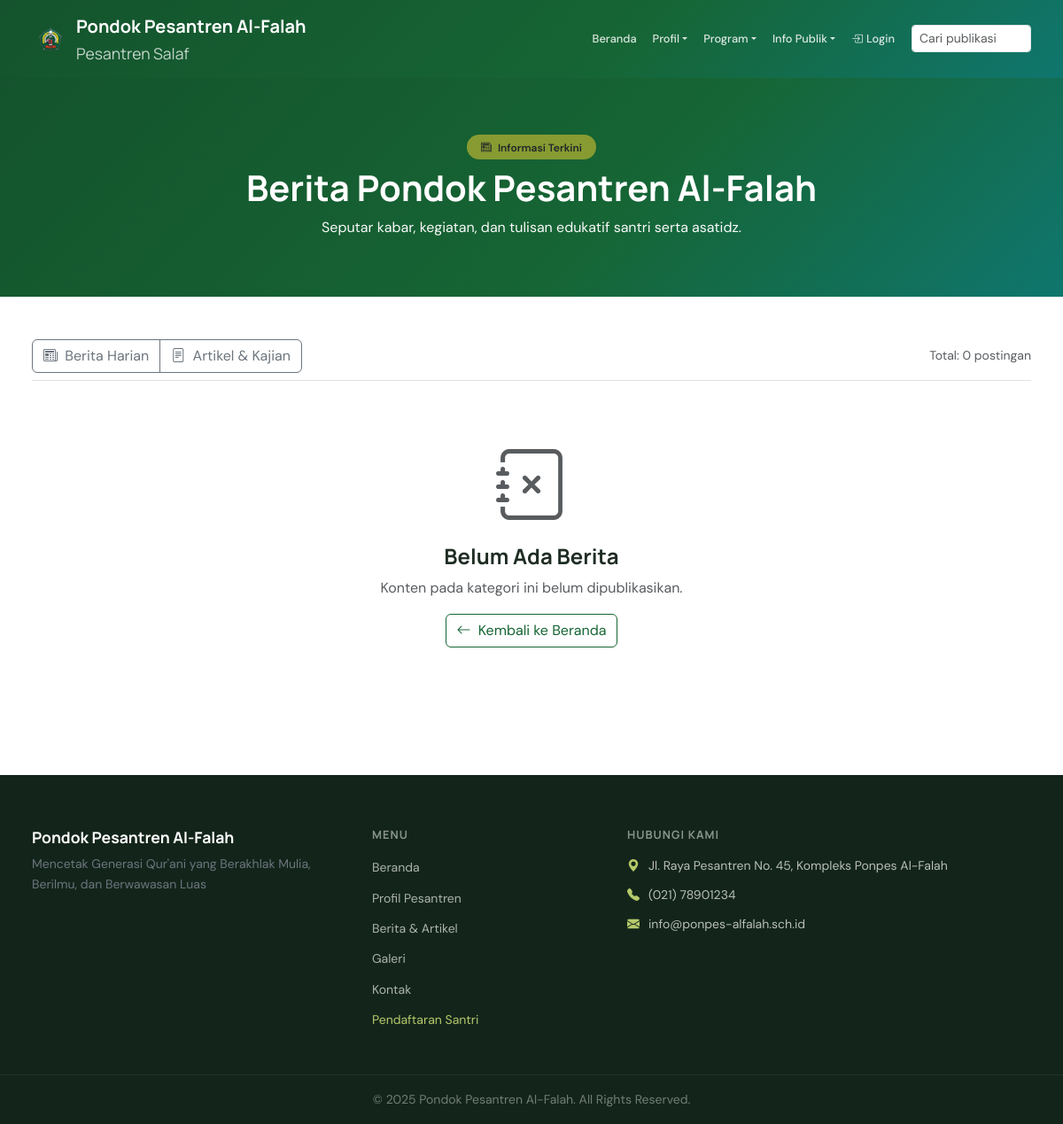
Page /berita?tipe=kegiatan on the committed database.
### tables this page shows
CREATE TABLE IF NOT EXISTS `pengaturan_web` (
  `id` INT UNSIGNED AUTO_INCREMENT PRIMARY KEY,
  `nama_pesantren` VARCHAR(150) NOT NULL DEFAULT 'Pesantren',
  `tagline` VARCHAR(255) DEFAULT NULL,
  `alamat` TEXT DEFAULT NULL,
  `telepon` VARCHAR(20) DEFAULT NULL,
  `email` VARCHAR(100) DEFAULT NULL,
  `logo` VARCHAR(255) DEFAULT NULL,
  `favicon` VARCHAR(255) DEFAULT NULL,
  `hero_bg` VARCHAR(255) DEFAULT NULL,
  `visi` TEXT DEFAULT NULL,
  `misi` TEXT DEFAULT NULL,
  `sejarah` TEXT DEFAULT NULL,
  `pengumuman` TEXT DEFAULT NULL,
  `beranda_sambutan` TEXT DEFAULT NULL,
  `tentang_konten` TEXT DEFAULT NULL,
  `publikasi_konten` TEXT DEFAULT NULL,
  `psb_aktif` TINYINT(1) DEFAULT 0 COMMENT '1=Buka, 0=Tutup',
  `psb_diniyyah_aktif` TINYINT(1) DEFAULT 1 COMMENT 'PSB jenjang diniyyah',
  `psb_tpq_aktif` TINYINT(1) DEFAULT 1 COMMENT 'PSB jenjang TPQ',
  `psb_tahun_ajaran` VARCHAR(20) DEFAULT NULL,
  `psb_keterangan` TEXT DEFAULT NULL,
  `footer_text` VARCHAR(255) DEFAULT NULL,
  `facebook_url` VARCHAR(255) DEFAULT NULL,
  `instagram_url` VARCHAR(255) DEFAULT NULL,
  `youtube_url` VARCHAR(255) DEFAULT NULL,
  `maps_embed` TEXT DEFAULT NULL,
  `updated_at` TIMESTAMP DEFAULT CURRENT_TIMESTAMP ON UPDATE CURRENT_TIMESTAMP
);

### app/controllers/BaseController.php (called while the page is built, shortened)
<?php
abstract class BaseController {
    protected array $pengaturan = [];
    public function __construct(PDO $pdo) {
        $this->pdo = $pdo;
        $this->pengaturan = get_pengaturan($pdo);
    }
    protected function view(string $view, array $data = [], string $layout = 'admin'): void {
        $data['pengaturan']   = $this->pengaturan;
        $data['current_user'] = current_user();
        $data['flash_success'] = get_flash('success');
        $data['flash_error']   = get_flash('error');
        $data['flash_warning'] = get_flash('warning');
        $view_content_file = ROOT_PATH . '/views/' . $view . '.php';
        $data['view_content_file'] = $view_content_file;
        $data['view_name'] = $view;
        extract($data);
        $layout_file = ROOT_PATH . '/views/layouts/' . $layout . '.php';
        require $layout_file;
    }
    protected function get(string $key, mixed $default = ''): mixed {
        return $_GET[$key] ?? $default;
    }
}

### app/helpers/functions.php (called while the page is built, shortened)
<?php
function paginate(int $total, int $page, int $per_page = ITEMS_PER_PAGE): array {
    $total_pages = max(1, ceil($total / $per_page));
    $page        = max(1, min($page, $total_pages));
    $offset      = ($page - 1) * $per_page;
    return [
        'total'       => $total,
        'per_page'    => $per_page,
        'page'        => $page,
        'total_pages' => $total_pages,
        'offset'      => $offset,
        'has_prev'    => $page > 1,
        'has_next'    => $page < $total_pages,
    ];
}
function e(mixed $val): string {
    return htmlspecialchars((string)($val ?? ''), ENT_QUOTES, 'UTF-8');
}
function get_pengaturan(PDO $pdo): array {
    static $settings = null;
    if ($settings === null) {
        $stmt = $pdo->query("SELECT * FROM pengaturan_web LIMIT 1");
        $settings = $stmt->fetch() ?: [];
    }
    return $settings;
}

### app/helpers/auth.php (called while the page is built, shortened)
<?php
function is_logged_in(): bool {
    return isset($_SESSION['user_id']) && !empty($_SESSION['user_id']);
}

### views/layouts/public.php (the view, shortened to what this page needs)
<!DOCTYPE html>
<html lang="id">
<head>
  <link href="https://cdn.jsdelivr.net/npm/bootstrap@5.3.3/dist/css/bootstrap.min.css" rel="stylesheet">
  <link href="https://cdn.jsdelivr.net/npm/bootstrap-icons@1.11.3/font/bootstrap-icons.css" rel="stylesheet">
  <link href="<?= BASE_URL ?>/public/css/public.css?v=<?= filemtime(ROOT_PATH . '/public/css/public.css') ?>" rel="stylesheet">
</head>
<body>
<?php require ROOT_PATH . '/components/navbar.php'; ?>
<main>
  <?php
  if (isset($view_content_file) && file_exists($view_content_file)) {
      require $view_content_file;
  } elseif (isset($view_file) && file_exists(ROOT_PATH . '/views/' . $view_file . '.php')) {
      require ROOT_PATH . '/views/' . $view_file . '.php';
  }
  ?>
</main>
<footer class="site-footer mt-5">
  <div class="footer-top">
    <div class="container">
      <div class="row g-4">
        <div class="col-lg-4">
          <h5 class="footer-brand"><?= e($pengaturan['nama_pesantren'] ?? '') ?></h5>
          <p class="text-secondary small"><?= e($pengaturan['tagline'] ?? '') ?></p>
        </div>
        <div class="col-lg-3">
          <h6 class="footer-heading">Menu</h6>
          <ul class="footer-links">
            <li><a href="<?= BASE_URL ?>">Beranda</a></li>
            <li><a href="<?= BASE_URL ?>/profil">Profil Pesantren</a></li>
            <li><a href="<?= BASE_URL ?>/berita">Berita & Artikel</a></li>
            <li><a href="<?= BASE_URL ?>/galeri">Galeri</a></li>
            <li><a href="<?= BASE_URL ?>/kontak">Kontak</a></li>
            <?php if (!empty($pengaturan['psb_aktif']) && (!empty($pengaturan['psb_diniyyah_aktif']) || !empty($pengaturan['psb_tpq_aktif']))): ?><li><a href="<?= BASE_URL ?>/daftar" class="text-warning">Pendaftaran Santri</a></li><?php endif; ?>
          </ul>
        </div>
        <div class="col-lg-5">
          <h6 class="footer-heading">Hubungi Kami</h6>
          <ul class="footer-contact">
            <?php if (!empty($pengaturan['alamat'])): ?>
              <li><i class="bi bi-geo-alt-fill text-warning"></i> <?= nl2br(e($pengaturan['alamat'])) ?></li>
            <?php endif; ?>
            <?php if (!empty($pengaturan['telepon'])): ?>
              <li><i class="bi bi-telephone-fill text-warning"></i> <?= e($pengaturan['telepon']) ?></li>
            <?php endif; ?>
            <?php if (!empty($pengaturan['email'])): ?>
              <li><i class="bi bi-envelope-fill text-warning"></i> <?= e($pengaturan['email']) ?></li>
            <?php endif; ?>
          </ul>
        </div>
      </div>
    </div>
  </div>
  <div class="footer-bottom">
    <div class="container">
      <p class="mb-0 text-center small"><?= e($pengaturan['footer_text'] ?? '') ?></p>
    </div>
  </div>
</footer>
</body>
</html>

### components/navbar.php (shortened to what this page needs)
<?php
$logoPath = $pengaturan['logo'] ?? 'settings/logo_alfalah.png';
$navBase = defined('BASE_URL') ? BASE_URL : '';
?>
<nav class="navbar navbar-expand-lg navbar-dark bg-primary-gradient sticky-top" aria-label="Navigasi utama">
  <div class="container">
    <a class="navbar-brand d-flex align-items-center gap-2" href="<?= $navBase ?>">
      <img src="<?= UPLOAD_URL . e($logoPath) ?>" alt="Logo Pesantren Al Falah" class="brand-logo">
      <span class="brand-name-text">
        <strong><?= e($pengaturan['nama_pesantren'] ?? 'Pesantren Salaf Al Falah') ?></strong>
        <small class="d-block opacity-75">Pesantren Salaf</small>
      </span>
    </a>
    <div class="collapse navbar-collapse" id="navbarMain">
      <ul class="navbar-nav ms-auto gap-lg-1">
        <li class="nav-item"><a class="nav-link" href="<?= $navBase ?>">Beranda</a></li>
        <li class="nav-item dropdown">
          <a class="nav-link dropdown-toggle" href="#" data-bs-toggle="dropdown">Profil</a>
        </li>
        <li class="nav-item dropdown">
          <a class="nav-link dropdown-toggle" href="#" data-bs-toggle="dropdown">Program</a>
        </li>
        <li class="nav-item dropdown">
          <a class="nav-link dropdown-toggle" href="#" data-bs-toggle="dropdown">Info Publik</a>
        </li>
        <?php if (!is_logged_in()): ?>
          <li class="nav-item"><a class="nav-link" href="<?= $navBase ?>/login"><i class="bi bi-box-arrow-in-right me-1"></i>Login</a></li>
        <?php elseif (has_role(['webmaster', 'kegiatan', 'diniyyah', 'tpq'])): ?>
          <li class="nav-item"><a class="nav-link" href="<?= $navBase ?>/admin"><i class="bi bi-speedometer2 me-1"></i>Dashboard</a></li>
          <li class="nav-item"><a class="nav-link" href="<?= $navBase ?>/logout">Keluar</a></li>
        <?php else: ?>
          <li class="nav-item"><a class="nav-link" href="<?= $navBase ?>/logout">Keluar</a></li>
        <?php endif; ?>
        <li class="nav-item">
          <form class="d-flex ms-lg-2" action="<?= $navBase ?>/berita" method="get" role="search">
            <input class="form-control form-control-sm" id="navSearch" name="q" type="search" placeholder="Cari publikasi">
          </form>
        </li>
      </ul>
    </div>
  </div>
</nav>

### views/public/berita_list.php (shortened to what this page needs)
<?php
$tipe_label = ($tipe === 'artikel') ? 'Artikel' : 'Berita';
?>
<section class="py-5 bg-primary-gradient text-white">
  <div class="container py-3 text-center">
    <span class="badge bg-warning text-dark px-3 py-2 rounded-pill fw-semibold mb-2">
      <i class="bi bi-newspaper me-1"></i> Informasi Terkini
    </span>
    <h1 class="display-6 fw-bold mb-2"><?= $tipe_label ?> <?= e($pengaturan['nama_pesantren'] ?? 'Pesantren') ?></h1>
    <p class="text-light opacity-90 mb-0"><?= nl2br(e($pengaturan['publikasi_konten'] ?? 'Seputar kabar, kegiatan, dan tulisan edukatif santri serta asatidz.')) ?></p>
  </div>
</section>
<section class="py-5">
  <div class="container">
    <div class="d-flex justify-content-between align-items-center flex-wrap gap-3 mb-4 pb-2 border-bottom">
      <div class="btn-group" role="group">
        <a href="<?= BASE_URL ?>/berita?tipe=berita" class="btn <?= $tipe === 'berita' ? 'btn-primary' : 'btn-outline-secondary' ?>">
          <i class="bi bi-newspaper me-1"></i> Berita Harian
        </a>
        <a href="<?= BASE_URL ?>/berita?tipe=artikel" class="btn <?= $tipe === 'artikel' ? 'btn-primary' : 'btn-outline-secondary' ?>">
          <i class="bi bi-file-text me-1"></i> Artikel & Kajian
        </a>
      </div>
      <span class="text-muted small">Total: <?= $pg['total'] ?? count($items) ?> postingan</span>
    </div>
    <?php if (empty($items)): ?>
      <div class="text-center py-5">
        <div class="display-1 text-muted mb-3"><i class="bi bi-journal-x"></i></div>
        <h4 class="fw-bold">Belum Ada <?= $tipe_label ?></h4>
        <p class="text-muted">Konten pada kategori ini belum dipublikasikan.</p>
        <a href="<?= BASE_URL ?>" class="btn btn-outline-primary"><i class="bi bi-arrow-left me-1"></i> Kembali ke Beranda</a>
      </div>
    <?php endif; ?>
  </div>
</section>

### public/css/public.css (style rules this page uses)
:root { --primary: #166534; --primary-light:#16a34a; --accent: #879b32; --accent-dark: #5f6f20; --dark: #13251b; --text: #1f2d24; --text-muted: #68776d; --bg-light: #f5f8f3; --border: #dbe6dc; --radius: 0.75rem; --radius-lg: 1.25rem; }
*, *::before, *::after { box-sizing: border-box; }
.navbar > .container, main .container, .site-footer .container { width: min(calc(100% - 48px), 1680px); max-width: none; }
body { font-family: 'DM Sans', sans-serif; color: var(--text); line-height: 1.65; background: #fff; }
h1, h2, h3, h4, h5, h6, .navbar-brand { font-family: 'Manrope', sans-serif; }
.bg-primary-gradient { background: linear-gradient(135deg, #14532d 0%, #166534 58%, #0f766e 100%) !important; }
.navbar-dark .navbar-nav .nav-link { color: rgba(255,255,255,0.85); font-size: 0.875rem; font-weight: 500; border-radius: 6px; padding: 6px 12px; transition: all 0.2s; }
.navbar .navbar-nav { align-items: center; flex-wrap: nowrap; }
.navbar .navbar-nav > .nav-item { white-space: nowrap; }
.navbar form[role="search"] { width: 155px; }
@media (min-width: 1200px) and (max-width: 1399.98px) { .navbar-dark .navbar-nav .nav-link { padding-left: 7px; padding-right: 7px; font-size: .8rem; } }
@media (min-width: 1200px) and (max-width: 1399.98px) { .navbar form[role="search"] { width: 135px; } }
.btn-outline-primary { color: var(--primary); border-color: var(--primary); }
.text-warning { color: #b6c96b !important; }
.bg-warning { background-color: var(--accent) !important; }
.site-footer { background: var(--dark); color: rgba(255,255,255,0.7); }
.footer-top { padding: 60px 0 40px; }
.footer-brand { font-size: 1.1rem; font-weight: 700; color: #fff; }
.footer-heading { font-size: 0.8rem; font-weight: 700; text-transform: uppercase; letter-spacing: 0.08em; color: rgba(255,255,255,0.5); margin-bottom: 16px; }
.footer-links { list-style: none; padding: 0; margin: 0; }
.footer-links li { margin-bottom: 8px; }
.footer-links a { color: rgba(255,255,255,0.65); text-decoration: none; font-size: 0.875rem; transition: color 0.2s; }
.footer-contact { list-style: none; padding: 0; margin: 0; display: flex; flex-direction: column; gap: 10px; }
.footer-contact li { display: flex; gap: 10px; font-size: 0.875rem; }
.footer-bottom { border-top: 1px solid rgba(255,255,255,0.06); padding: 16px 0; color: rgba(255,255,255,0.4); }
.brand-logo { width: 42px; height: 42px; object-fit: contain; border-radius: 8px; }

### rows in the picture
pengaturan_web: logo (picture), nama_pesantren "Pondok Pesantren Al-Falah", publikasi_konten "Seputar kabar, kegiatan, dan tulisan edukatif santri serta asatidz.", tagline "Mencetak Generasi Qur'ani yang Berakhlak Mulia, Berilmu, dan Berwawasan Luas", alamat "Jl. Raya Pesantren No. 45, Kompleks Ponpes Al-Falah", telepon "(021) 78901234", email "info@ponpes-alfalah.sch.id", footer_text "© 2025 Pondok Pesantren Al-Falah. All Rights Reserved."

### other values in the picture
$tipe_label "Berita"
$pg['total'] "0"
